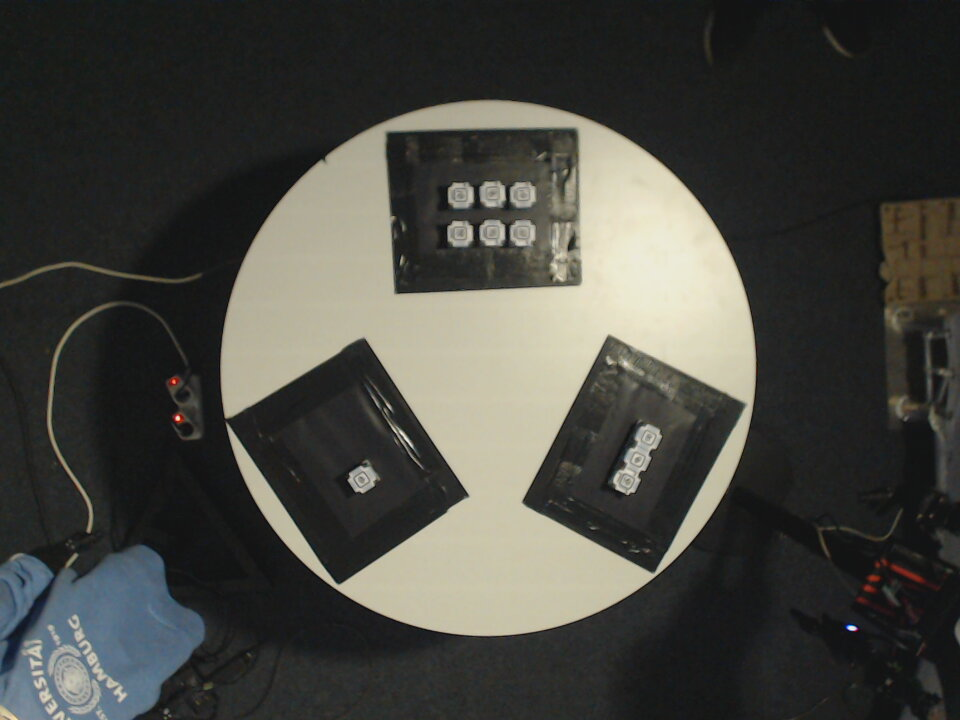
#> input picture vision/scripts/vision_data/Webcam/1.jpg, 960 x 720 px
$ python -i cubeCounting.py   (imports and definitions only)
#> lines starting #> are read from the running program, lines starting #| are printed output that depends on the picture
#> further down, picture is the input picture: shape (720, 960, 3); mean B, G, R 64.6, 70.3, 70.2
#!/usr/bin/env python2
# -*- coding: utf-8 -*-
"""
Created on Tue Jan 21 12:11:43 2020

@author: 8bhatia
"""

#import matplotlib.pyplot as plt
import numpy as np
import cv2

def rotateImage(image, angle):
    image_center = tuple(np.array(image.shape[1::-1]) / 2)
    rot_mat = cv2.getRotationMatrix2D(image_center, angle, 1.0)
    result = cv2.warpAffine(image, rot_mat, image.shape[1::-1], flags=cv2.INTER_LINEAR)
    return result


def preprocess(img):

    left_robot_img = rotateImage(img, 35).copy()
    left_robot_img = left_robot_img[730:950, 950:1300]

    right_robot_img = rotateImage(img, 117).copy()
    right_robot_img = right_robot_img[340:575, 800:1050]

    participant = rotateImage(img, -15).copy()
    participant = participant[320:575, 1190:1440].copy()
    return participant , left_robot_img , right_robot_img

#Place the cubes in distance of each other
#this algorithms works fine with shortly distant cubes and empty surface
#input: cropped surface, output: number of cubes
def count_cubes(image):
    image = cv2.cvtColor(image, cv2.COLOR_BGR2RGB)
    Z = image.reshape((-1,3))

    # convert to np.float32
    Z = np.float32(Z)

    # define criteria, number of clusters(K) and apply kmeans()
    criteria = (cv2.TERM_CRITERIA_EPS + cv2.TERM_CRITERIA_MAX_ITER, 10, 1.0)
    K = 7

    ret,label,center=cv2.kmeans(Z,K,None,criteria,10,cv2.KMEANS_RANDOM_CENTERS)
#> ret = 103669093.1; center = [[27.44, 28.46, 27.59], [175.7, 171.4, 152.5], [77.68, 72.11, 59.57], [200.2, 195.3, 170.8], [98.2, 111.3, 118.8], [46.05, 46.09, 43.41], [228, 223.2, 198.1]]
    # Now convert back into uint8, and make original image
    center = np.uint8(center)
#> center = [[27, 28, 27], [175, 171, 152], [77, 72, 59], [200, 195, 170], [98, 111, 118], [46, 46, 43], [228, 223, 198]]
    idx = np.where(center[:,0]==center[:,0].max())
#> idx = ([6],)
    res = center[label.flatten()]
    res = res.reshape((image.shape))
    if center[idx][0,0] > 70:
        thr = res.copy()

        thr[np.where((thr!=center[idx]).any(axis=2))] = [0,0,0]
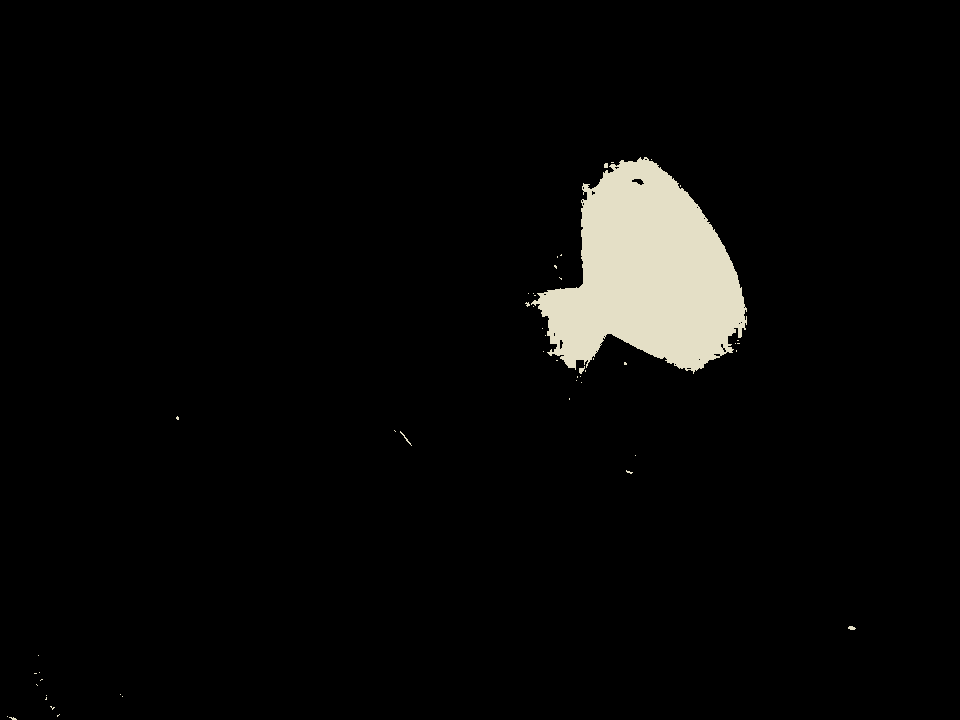
#> thr: shape (720, 960, 3); mean R, G, B 9.4, 9.2, 8.2
        thr = cv2.medianBlur(thr, 7)

        ret, labels = cv2.connectedComponents(thr[:,:,0])
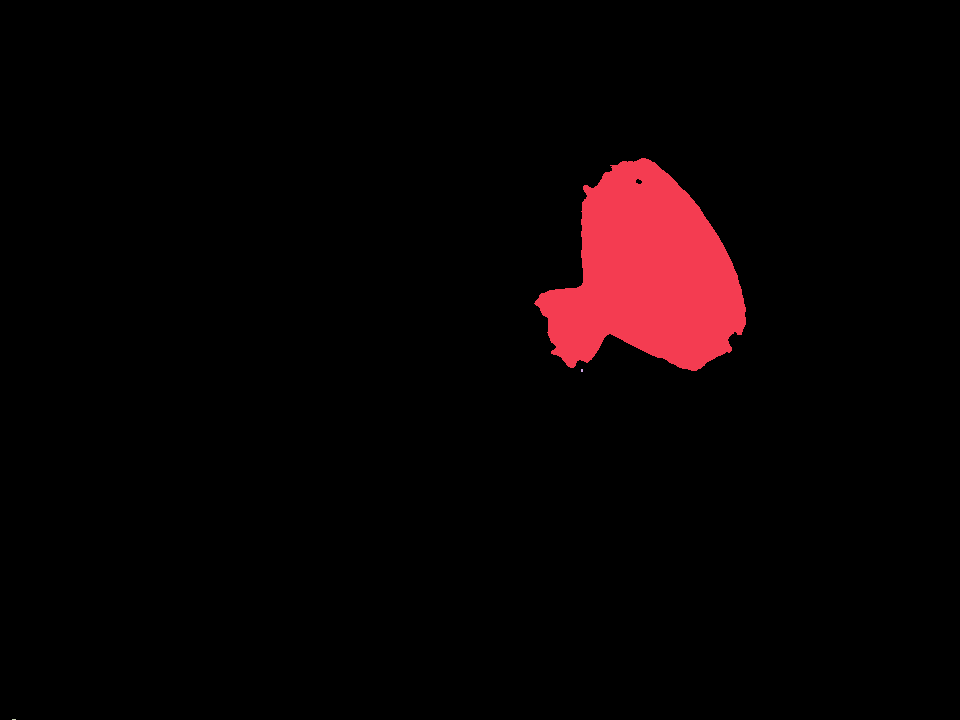
#> labels: shape (720, 960) int32; 4 distinct labels, from 0 to 3; one colour per label, 0 black
#> ret = 4

        number = 7 - (ret-1)
#> number = 4
        if number < 0:
            return 7
        return 7 - (ret-1)
    else:
        return 7


>>> import cv2
>>> picture = cv2.imread('vision_data/Webcam/1.jpg')
>>> result = count_cubes(picture)
#> result = 4
